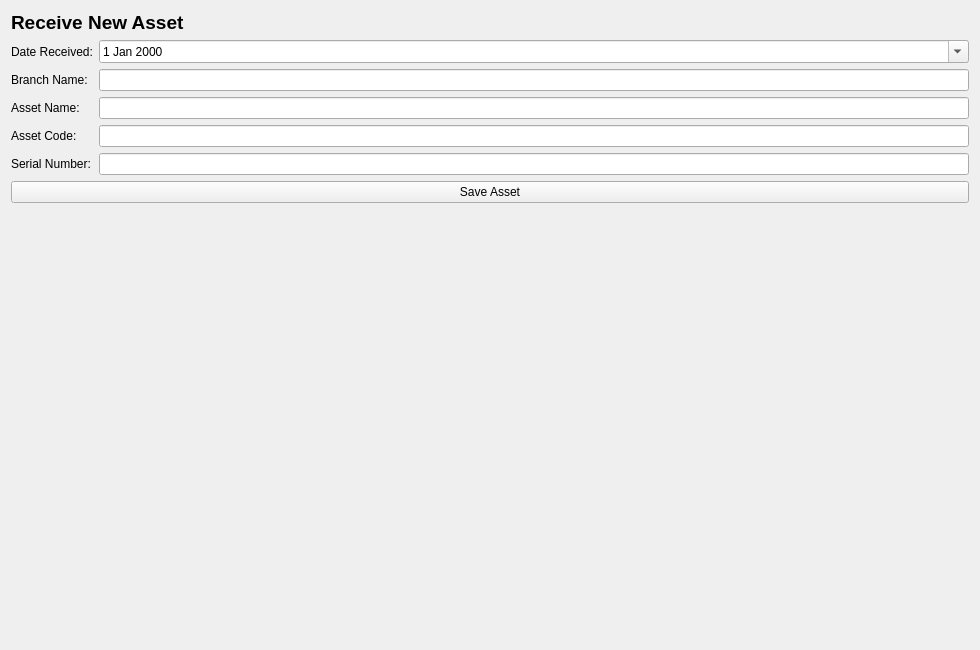
<?xml version="1.0" encoding="UTF-8"?>
<ui version="4.0">
 <class>Form</class>
 <widget class="QWidget" name="Form">
  <property name="geometry">
   <rect>
    <x>0</x>
    <y>0</y>
    <width>980</width>
    <height>650</height>
   </rect>
  </property>
  <property name="windowTitle">
   <string>Receive Asset</string>
  </property>
  <layout class="QVBoxLayout" name="verticalLayout">
   <item>
    <widget class="QLabel" name="label">
     <property name="text">
      <string>&lt;html&gt;&lt;head/&gt;&lt;body&gt;&lt;p&gt;&lt;span style=&quot; font-size:14pt; font-weight:700;&quot;&gt;Receive New Asset&lt;/span&gt;&lt;/p&gt;&lt;/body&gt;&lt;/html&gt;</string>
     </property>
    </widget>
   </item>
   <item>
    <layout class="QFormLayout" name="formLayout">
     <item row="0" column="0">
      <widget class="QLabel" name="label_2">
       <property name="text">
        <string>Date Received:</string>
       </property>
      </widget>
     </item>
     <item row="0" column="1">
      <widget class="QDateEdit" name="dateEdit">
       <property name="calendarPopup">
        <bool>true</bool>
       </property>
      </widget>
     </item>
     <item row="1" column="0">
      <widget class="QLabel" name="label_3">
       <property name="text">
        <string>Branch Name:</string>
       </property>
      </widget>
     </item>
     <item row="1" column="1">
      <widget class="QLineEdit" name="branchNameInput"/>
     </item>
     <item row="2" column="0">
      <widget class="QLabel" name="label_4">
       <property name="text">
        <string>Asset Name:</string>
       </property>
      </widget>
     </item>
     <item row="2" column="1">
      <widget class="QLineEdit" name="assetNameInput"/>
     </item>
     <item row="3" column="0">
      <widget class="QLabel" name="label_5">
       <property name="text">
        <string>Asset Code:</string>
       </property>
      </widget>
     </item>
     <item row="3" column="1">
      <widget class="QLineEdit" name="assetCodeInput"/>
     </item>
     <item row="4" column="0">
      <widget class="QLabel" name="label_6">
       <property name="text">
        <string>Serial Number:</string>
       </property>
      </widget>
     </item>
     <item row="4" column="1">
      <widget class="QLineEdit" name="serialNumberInput"/>
     </item>
    </layout>
   </item>
   <item>
    <widget class="QPushButton" name="saveButton">
     <property name="text">
      <string>Save Asset</string>
     </property>
    </widget>
   </item>
   <item>
    <spacer name="verticalSpacer">
     <property name="orientation">
      <enum>Qt::Vertical</enum>
     </property>
     <property name="sizeHint" stdset="0">
      <size>
       <width>20</width>
       <height>40</height>
      </size>
     </property>
    </spacer>
   </item>
  </layout>
 </widget>
 <resources/>
 <connections/>
</ui>
